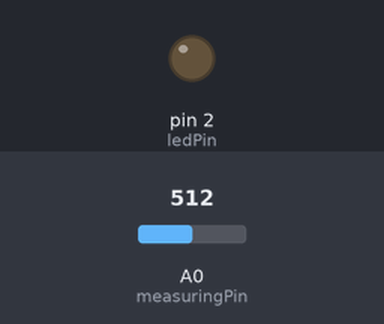
The sketch below on a simulated Arduino Uno, built for the host (arithmetic inside an expression is 32-bit, double 64-bit). Shown: output pins drawn as LEDs (lit = HIGH). Inputs (shaded band) come from the test bench; at power-on: A0 (measuringPin) = 512.

Above: at 1.6 s.
At 2.6 s:
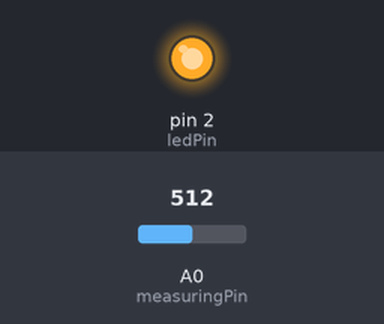
Timing chart, 0 to 4.1 s (numbered marks = the images above):
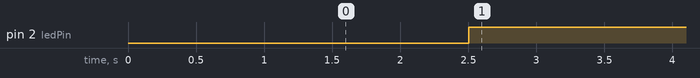

The sketch:

ManualConnection.ino
```cpp
// This example shows how to connect Sharp GP2Y1010AU0F to Cayenne using a manually specified Ethernet connection and send/receive sample data.

//#define CAYENNE_DEBUG
#define CAYENNE_PRINT Serial
#include <CayenneMQTTEthernet.h>
//#include <CayenneMQTTEthernetW5500.h> // Uncomment this and comment out CayenneEthernet.h to use an Ethernet 2 shield or other Ethernet W5500 shield.
                                        // You will need the Ethernet2 library installed. See the ArduinoEthernetW5500 example sketch for more info.
//#include <CayenneMQTTEthernetW5200.h> // Uncomment this and comment out CayenneEthernet.h to use an Ethernet W5200 shield.
                                        // You will need the EthernetW5200 library installed. See the ArduinoEthernetW5200 example sketch for more info.

// Cayenne authentication info. This should be obtained from the Cayenne Dashboard.
char username[] = "MQTT_USERNAME";
char password[] = "MQTT_PASSWORD";
char clientID[] = "CLIENT_ID";

// Mac address should be different for each device in your LAN
byte arduino_mac[] = { 0xDE, 0xED, 0xBA, 0xFE, 0xFE, 0xED };
IPAddress arduino_ip(10, 0, 0, 20);
IPAddress dns_ip(8, 8, 8, 8);
IPAddress gateway_ip(10, 0, 0, 1);
IPAddress subnet_mask(255, 255, 255, 0);

unsigned long lastMillis = 0;

int measuringPin = A0;
int ledPin = 2;
const int timeMeasuring = 280;
const int timeStabilization = 40;
const int timeSleep = 9680;
float voltageAnalog = 0;
float voltageConversion = 0;
float dustiness = 0;

void setup() {
	Serial.begin(9600);
	Cayenne.begin(username, password, clientID, arduino_ip, dns_ip, gateway_ip, subnet_mask, arduino_mac);
  pinMode(ledPin,OUTPUT);
}

void loop() {
	Cayenne.loop();
	//Publish data every 1 seconds (1000 milliseconds). Change this value to publish at a different interval.
	if (millis() - lastMillis > 1000) {
		lastMillis = millis();
		//Write data to Cayenne here. This example just sends the current uptime in milliseconds.
		Cayenne.virtualWrite(0, lastMillis);

    digitalWrite(ledPin,LOW);
    delayMicroseconds(timeMeasuring);
    voltageAnalog = analogRead(measuringPin);
    delayMicroseconds(timeStabilization);
    digitalWrite(ledPin,HIGH);
    delayMicroseconds(timeSleep);
    voltageConversion = voltageAnalog * (4.7 / 1024.0);  //Voltage on 5V pin on Arduino, My voltage is 4.7 V
    dustiness = (0.17 * voltageConversion - 0.1)*1000;
    Cayenne.virtualWrite(1, dustiness, "pm", "mg");
	}
}

//Default function for processing actuator commands from the Cayenne Dashboard.
//You can also use functions for specific channels, e.g CAYENNE_IN(1) for channel 1 commands.
CAYENNE_IN_DEFAULT()
{
	CAYENNE_LOG("CAYENNE_IN_DEFAULT(%u) - %s, %s", request.channel, getValue.getId(), getValue.asString());
	//Process message here. If there is an error set an error message using getValue.setError(), e.g getValue.setError("Error message");
}
```

Measured:
- by itself, pin 2 (ledPin): LOW → HIGH at 2.5 s
